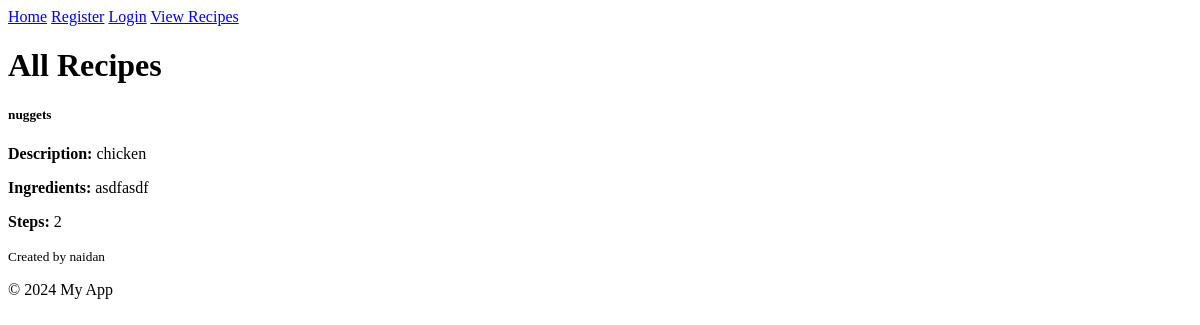
Before: /view_recipes with the older database file.
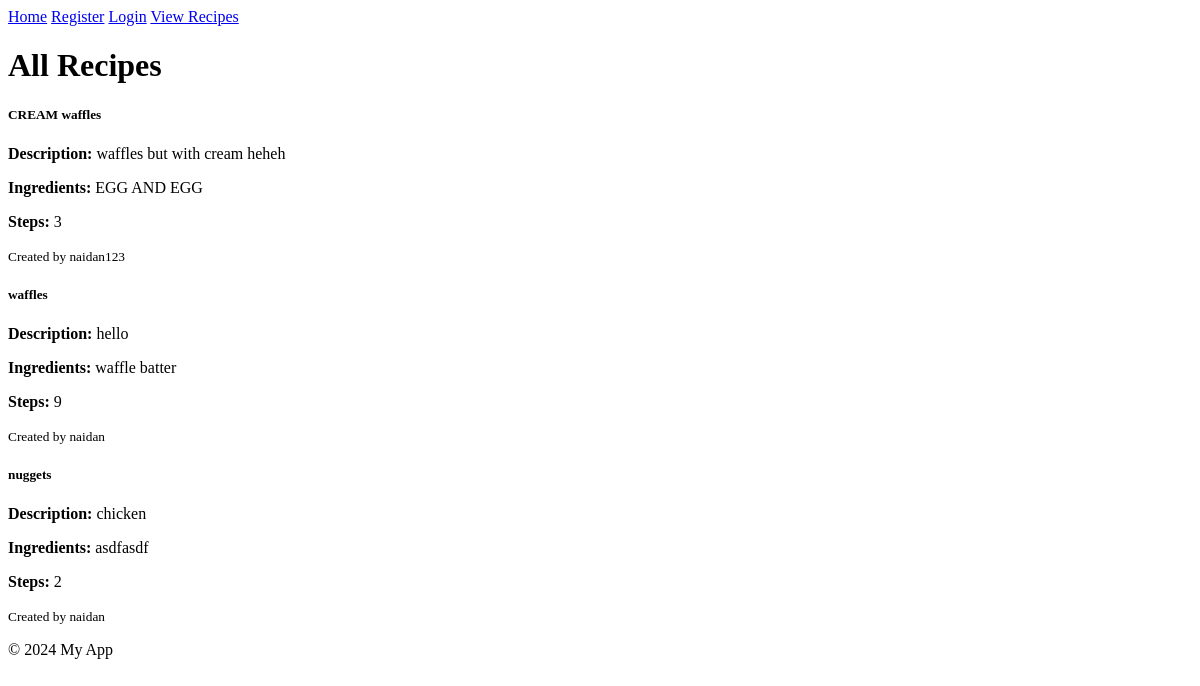
After: the same page with the newer database file.
### app/models.py (models this page shows, shortened)
class Recipe(db.Model):
    __tablename__ = 'recipes'
    id = db.Column(db.Integer, primary_key=True, autoincrement=True)
    user_id = db.Column(db.Integer, db.ForeignKey('users.id'), nullable=False)
    author = db.relationship('User', back_populates='recipes')
    title = db.Column(db.String(100), nullable=False)
    description = db.Column(db.Text, nullable=False)
    ingredients = db.Column(db.Text, nullable=False)
    steps = db.Column(db.Text, nullable=False)
    image_url = db.Column(db.String(255))  # Optional, we can set a default picture if anythign
    created_at = db.Column(db.DateTime, default=datetime.utcnow)
    likes = db.relationship('Like', back_populates='recipe', cascade="all, delete-orphan")
    saved_by = db.relationship('SavedRecipe', back_populates='recipe', cascade="all, delete-orphan")

class User(db.Model,UserMixin):
    __tablename__ = 'users'
    id = db.Column(db.Integer, primary_key=True, autoincrement=True)
    username = db.Column(db.String(50), nullable=False)
    email = db.Column(db.String(100), nullable=False)
    password_hash = db.Column(db.String(255))
    created_at = db.Column(db.DateTime, default=datetime.utcnow)
    recipes = db.relationship('Recipe', back_populates='author', cascade="all, delete-orphan")
    likes = db.relationship('Like', back_populates='user', cascade="all, delete-orphan")
    saved_recipes = db.relationship('SavedRecipe', back_populates='user', cascade="all, delete-orphan")

### app/views.py (the view)
@app.route('/view_recipes')
def view_recipes():
    recipes = Recipe.query.order_by(Recipe.created_at.desc()).all()
    return render_template('view_recipes.html', recipes=recipes)

### app/templates/view_recipes.html
{% extends "base.html" %}
{% block content %}
<div class="container mt-4">
    <h1 class="mb-4">All Recipes</h1>
    {% for recipe in recipes %}
    <div class="card mb-3">
        <div class="card-body">
            <h5 class="card-title">{{ recipe.title }}</h5>
            <p class="card-text"><strong>Description:</strong> {{ recipe.description }}</p>
            <p class="card-text"><strong>Ingredients:</strong> {{ recipe.ingredients }}</p>
            <p class="card-text"><strong>Steps:</strong> {{ recipe.steps }}</p>
            <p class="card-text"><small class="text-muted">Created by {{ recipe.author.username }}</small></p>
        </div>
    </div>
    {% endfor %}
</div>
{% endblock %}

### app/templates/base.html (shortened to what this page needs)
<!DOCTYPE html>
<html lang="en">
<head>
</head>
<body>
    <header>
        <nav>
            {% if current_user.is_authenticated %}
                <a href="/">Home</a>
                <a href="/view_recipes">View Recipes</a>
                <a href="/add_recipe">Add Recipe</a>
                <a href="/my_recipes">My Recipes</a>
                <a href="#">Welcome, {{ current_user.username }}</a>
                <a href="/logout">Logout</a>
            {% else %}
                <a href="/">Home</a>
                <a href="/register">Register</a>
                <a href="/login">Login</a>
                <a href="/view_recipes">View Recipes</a>
            {% endif %}
        </nav>
    </header>
    <main>
        {% block content %}
        {% endblock %}
    </main>
    <footer>
        <p>&copy; 2024 My App</p>
    </footer>
</body>
</html>

Changed rows visible on the page:
added Recipe: title "CREAM waffles", description "waffles but with cream heheh", ingredients "EGG AND EGG", steps "3", author.username "naidan123"
added Recipe: title "waffles", description "hello", ingredients "waffle batter", steps "9", author.username "naidan"
